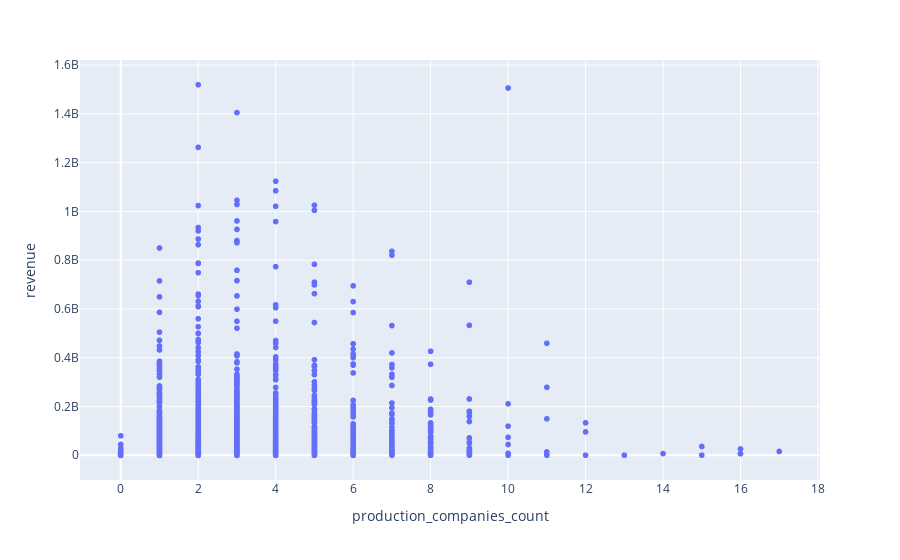

The notebook cell this image was saved under:
### Code cell
px.scatter(df_train,x="production_companies_count", y = 'revenue')

### Figure 1 — Plotly figure (JSON) as saved in the notebook; plotly's stock layout.template omitted (floating-point values rounded to 4 significant figures; data arrays with more than 128 entries replaced by an {"elided": "..."} marker saying what was removed)
{"data": [{"hovertemplate": "production_companies_count=%{x}<br>revenue=%{y}<extra></extra>", "legendgroup": "", "marker": {"color": "#636efa", "symbol": "circle"}, "mode": "markers", "name": "", "showlegend": false, "type": "scattergl", "x": {"elided": "2998 int values"}, "xaxis": "x", "y": {"elided": "2998 int values"}, "yaxis": "y"}], "layout": {"legend": {"tracegroupgap": 0}, "margin": {"t": 60}, "xaxis": {"anchor": "y", "domain": [0, 1], "title": {"text": "production_companies_count"}}, "yaxis": {"anchor": "x", "domain": [0, 1], "title": {"text": "revenue"}}}}
